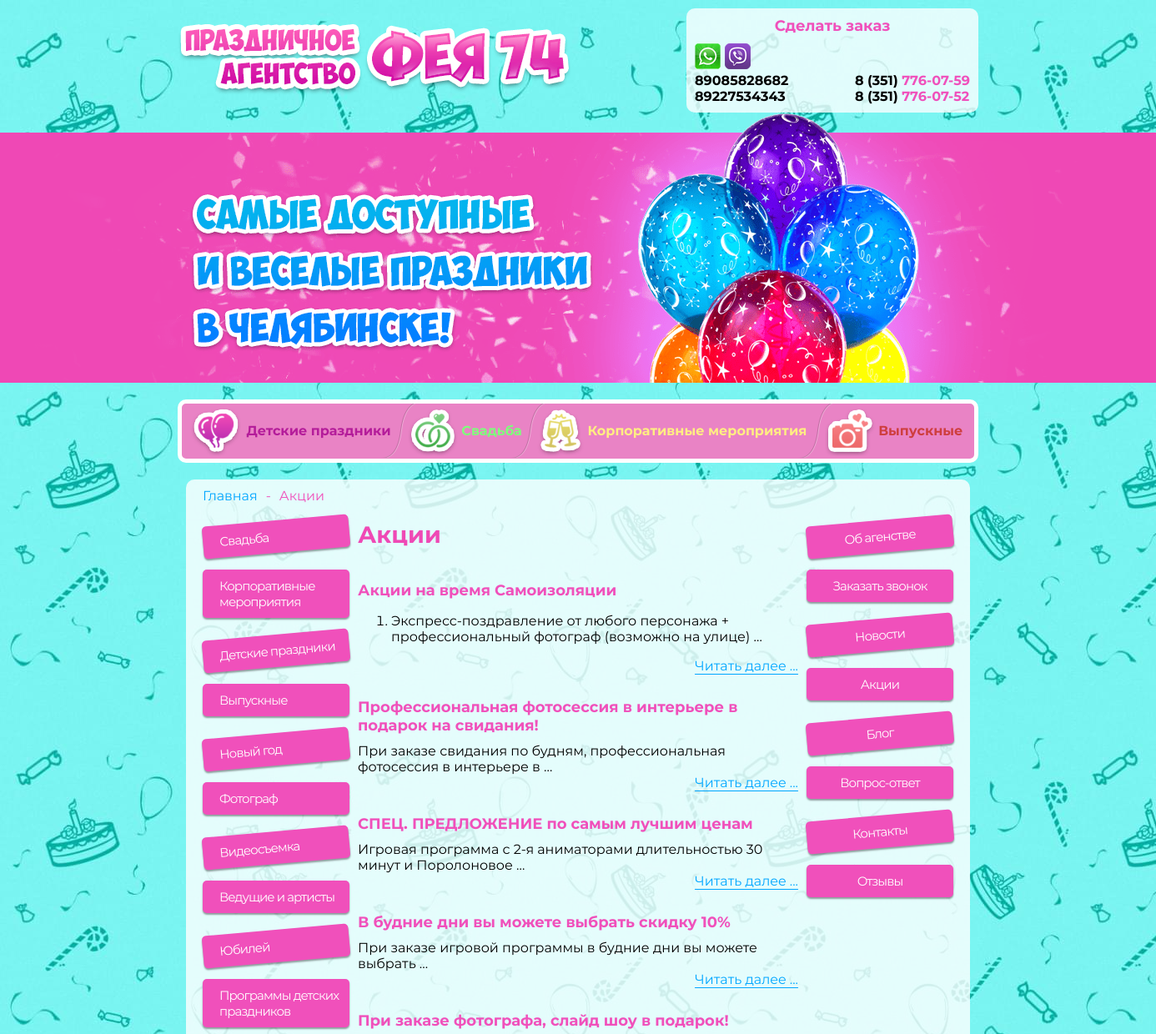
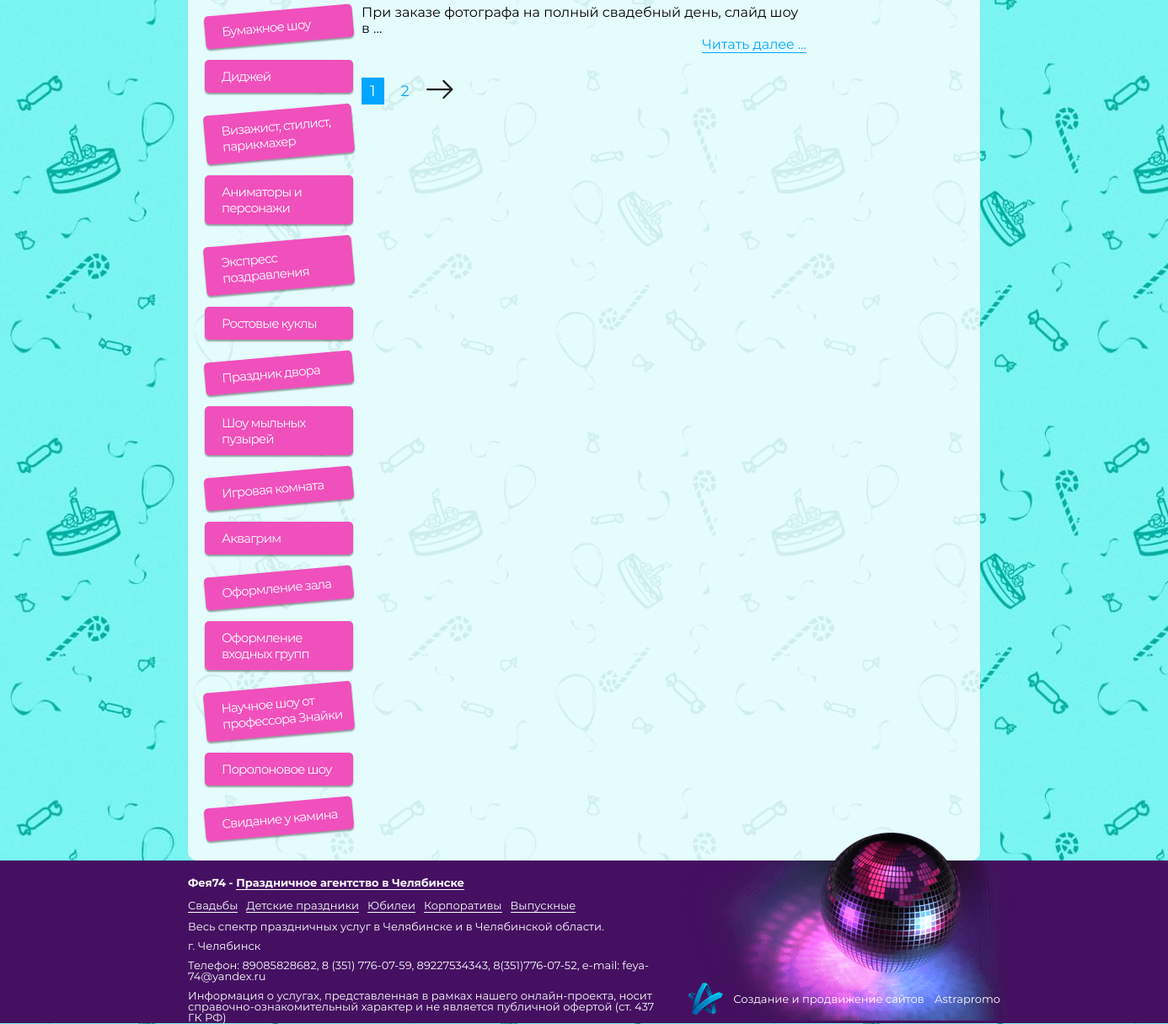
Page /promotions/ on the committed database (2 pictures, top to bottom).
### pages/models.py (models this page shows, shortened)
class TopMenuItem(models.Model):
    banner_bg = models.ImageField('Картинка баннера',upload_to='banner/', blank=False, null=True)
    name = models.CharField('Название пункта', max_length=255, blank=False, null=True)
    event_url = models.ForeignKey(EventPage, on_delete=models.SET_NULL, blank=True, null=True,
                                   verbose_name='Ссылка на мероприятие')
    custom_url = models.CharField('Ссылка(без указания домена)', max_length=100, blank=True, null=True)
    is_active = models.BooleanField('Отображать ?', default=True)
    class Meta:
        verbose_name = "Пункт верхнего меню"
        verbose_name_plural = "Пункты верхнего меню"

class LeftMenuItem(models.Model):
    icon = models.ImageField('Иконка',upload_to='menu_icons/', blank=False, null=True)
    event_url = models.ForeignKey(EventPage, on_delete=models.SET_NULL, blank=True, null=True,
                                   verbose_name='Ссылка на мероприятие')
    custom_url = models.CharField('Ссылка(без указания домена)', max_length=100, blank=True, null=True)
    is_active = models.BooleanField('Отображать ?', default=True)
    class Meta:
        verbose_name = "Пункт левого меню"
        verbose_name_plural = "Пункты левого меню"

class RightMenuItem(models.Model):
    name = models.CharField('Название пункта (указывать если используется Ссылка(без указания домена))', max_length=255, blank=True, null=True)
    static_url = models.ForeignKey(StaticPage, on_delete=models.SET_NULL, blank=True, null=True,
                                   verbose_name='Ссылка на статическую страницу')
    custom_url = models.CharField('Ссылка(без указания домена)', max_length=100, blank=True, null=True)
    is_callback = models.BooleanField('Кнопка заказать звонок ?', default=False)
    is_active = models.BooleanField('Отображать ?', default=True)
    class Meta:
        verbose_name = "Пункт правого меню"
        verbose_name_plural = "Пункты правого меню"

class StaticPage(models.Model):
    name = models.CharField('Название страницы', max_length=255, blank=False, null=True)
    auto_slug = models.BooleanField('Создать ЧПУ ?', default=True)
    name_slug = models.CharField(max_length=255, blank=True, null=True)
    is_home_page = models.BooleanField('Главная страница ?', default=False)
    content = RichTextUploadingField('Основной контент', blank=True, null=True)
    class Meta:
        verbose_name = "Статическая страница"
        verbose_name_plural = "Статические страницы"

### events_content/models.py (models this page shows, shortened)
class EventPage(models.Model):
    name = models.CharField('Название страницы', max_length=255, blank=False, null=True)
    auto_slug = models.BooleanField('Создать ЧПУ ?', default=True)
    name_slug = models.CharField(max_length=255, blank=True, null=True)
    content = RichTextUploadingField('Основной контент', blank=True, null=True)
    page_title = models.CharField('Название страницы SEO', max_length=255, blank=True, null=True)
    page_description = models.TextField('Описание страницы SEO', blank=True, null=True)
    page_keywords = models.TextField('Keywords SEO', blank=True, null=True)
    top_menu = models.ManyToManyField('pages.TopMenuItem',
                                 blank=True,
                                 verbose_name='Показывать в меню'
                                 ,related_name='event_items')
    class Meta:
        verbose_name = "Мероприятие"
        verbose_name_plural = "Мероприятия"

### promotions/models.py (models this page shows, shortened)
class Promotion(models.Model):
    name = models.CharField('Название акции', max_length=255, blank=False, null=True)
    auto_slug = models.BooleanField('Создать ЧПУ ?', default=True)
    name_slug = models.CharField(max_length=255, blank=True, null=True,editable=False)
    preview = models.ImageField('Картинка превью', upload_to='promotions/', blank=False, null=True)
    main_img = models.ImageField('Картинка акции', upload_to='promotions/', blank=False, null=True)
    page_title = models.CharField('Название страницы SEO', max_length=255, blank=True, null=True)
    page_description = models.TextField('Описание страницы SEO', blank=True, null=True)
    page_keywords = models.TextField('Keywords SEO', blank=True, null=True)
    content = RichTextUploadingField('Основной контент', blank=True, null=True)
    is_active = models.BooleanField('Отображать ?', default=True)
    class Meta:
        verbose_name = "Акция"
        verbose_name_plural = "Акции"

### promotions/views.py (the view)
# urls.py: path('', views.promotions_page, name='promotions_page'),
def promotions_page(request):
    allNews_temp = Promotion.objects.filter(is_active=True).order_by('-id')
    articlePaginator = Paginator(allNews_temp, 5)
    try:
        allNews = articlePaginator.get_page(request.GET.get('page'))
    except PageNotAnInteger:
        allNews = articlePaginator.page(1)
    except EmptyPage:
        allNews = articlePaginator.page(articlePaginator.num_pages)
    title = 'Акции | Праздничное агентство «Фея74» - организация и проведение праздников в Челябинске'
    description = 'Праздничное агентство «Фея74» предлагает весь комплекс услуг по организации и проведении Ваших праздников в Челябинске уже более 7 лет, команда «Фея74» – это опытные, креативные профессионалы своего дела.'
    keywords = 'праздничное агентство, организация праздников, проведение праздников, праздничное агентство в челябинске, проведение праздников в челябинске'
    return render(request, 'pages/promotions.html', locals())

### pages/context_processors.py (called while the page is built)
def side_menus(request):
    leftMenu = LeftMenuItem.objects.filter(is_active=True)
    rightMenu = RightMenuItem.objects.filter(is_active=True)
    topMenu = TopMenuItem.objects.all()
    return locals()

### templates/pages/promotions.html (shortened to what this page needs)
{% extends 'basic.html' %}
{% load static %}
{% block content %}
    <main>
        <section class="main-content">
            <div class="container">
                <div class="main-content_wrapper">
                    <div class="breadcrumbs">
                        <ul class="breadcrumbs-wrapper">
                            <li class="breadcrumbs-item"><a class="breadcrumbs-link" href="/">Главная</a></li>
                            <li class="breadcrumbs-item">Акции</li>
                        </ul>
                    </div>
                    <div class="main-content__inner">
                        {% include 'pages/left-menu.html' %}
                        <div class="main-content__center">
                            <div style="margin-bottom: 20px" class="content">
                                <div class="content-title">
                                    <h1>Акции</h1>
                                </div>
                            </div>
                            <div class="news-wrapper">
                                {% for newsItem in allNews %}
                                    <div class="news-item">
                                        <div class="news-item-img">
                                        </div>
                                        <p class="news-item-title">
                                            {{ newsItem.name }}
                                        </p>
                                        {{ newsItem.content | truncatewords_html:10 | safe }}
                                        <p class="news-item-more">
                                            <a href="{% url 'promotion_page' newsItem.name_slug %}">Читать далee ...</a>
                                        </p>
                                    </div>
                                {% endfor %}
                            </div>
                            {% if allNews.paginator.num_pages > 1  %}
                                <div class="pagination">
                                    <ul class="pagination-ul">
                                        {% for pg in allNews.paginator.page_range %}
                                            {% if allNews.number == pg %}
                                                <li class="pagination-active">{{pg}}</li>
                                            {% elif pg > allNews.number|add:'-6' and pg < allNews.number|add:'6' %}
                                                <li><a class="pagination-link" href="?{% if pg > 1 %}page={{ pg }}{% endif %}">{{pg}}</a></li>
                                            {% endif %}
                                        {% endfor %}
                                    </ul>
                                    {% if allNews.has_next %}
                                        <a href="?page={{ allNews.paginator.num_pages }}" class="pagination-arrow">
                                        </a>
                                    {% endif %}
                                </div>
                            {% endif %}
                        </div>
                        {% include 'pages/right-menu.html' %}
                    </div>
                </div>
            </div>
        </section>
    </main>
{% endblock %}

### templates/header.html (shortened to what this page needs)
{% load static %}
<header class="header">
  <div class="header__top">
    <div class="header__top-logo">
      <a href="/"><img src="{% static 'images/logo.png' %}" alt=""></a>
    </div>
    <div class="header__top-call">
      <p class="header__top-call-title">Сделать заказ</p>
      <div class="header__top-call-wrapper">
        <div class="header__top-call-messengers">
          <img src="{% static 'images/icon_watsapp.png' %}" alt="">
          <img src="{% static 'images/icon_viber.png' %}" alt="">
          <p class="header__top-call-messengers">89085828682</p>
          <p class="header__top-call-messengers">89227534343</p>
        </div>
        <div class="header__top-call-phones">
          <p class="header__top-call-phones-item ">8 (351) <span>776-07-59</span></p>
          <p class="header__top-call-phones-item">8 (351) <span>776-07-52</span></p>
        </div>
      </div>
    </div>
  </div>
  <div id="banner" class="header__banner" style="background: url({% static 'images/b1.png' %})"></div>
  <nav class="header__menu">
    <ul class="header__menu-wrapper">
        {% for topItem in topMenu %}
      <li class="header__menu-item"><a  onmouseover="changeBanner('{{ topItem.banner_bg.url }}','{{ topItem.id }}')" class="header__menu-link" href="{% url 'event_page' topItem.event_url.name_slug %}">{{ topItem.name }}</a>
      </li>
        {% endfor %}
    </ul>
  </nav>
</header>

### templates/pages/left-menu.html
<div class="main-content__sidemenu">
    <ul class="sidemenu">
        {% for item in leftMenu %}
            <li class="sidemenu__item">
                <a class="sidemenu__link"
                   href="{% url 'event_page' item.event_url.name_slug %}">
                    <img src="{{ item.icon.url }}" alt="">{{ item.event_url.name }}
                </a>
            </li>
        {% endfor %}
    </ul>
</div>

### templates/pages/right-menu.html
<div class="main-content__sidemenu">
    <ul class="sidemenu">
        {% for item in rightMenu %}
            <li class="sidemenu__item">
            {% if not item.is_callback %}
                {% if item.static_url %}
                    <a style="justify-content: center;" class="sidemenu__link"
                       href="{% url 'static_page' item.static_url.name_slug %}">
                        {{ item.static_url.name }}
                    </a>
                {% else %}
                     <a style="justify-content: center;" class="sidemenu__link"
                       href="{{ item.custom_url }}">
                        {{ item.name }}
                    </a>
                {% endif %}
            {% else %}
                 <a style="justify-content: center;" class="sidemenu__link"
                   href="">
                   Заказать звонок
                </a>
            {% endif %}
            </li>
        {% endfor %}
    </ul>
</div>

### templates/basic.html (style rules this page uses)
body { overflow-x: hidden; }
.content h1 { font-family: 'Montserrat Bold',sans-serif; }
.content-title h1 { font-family: 'Montserrat Bold',sans-serif; font-size: 28px; color: #ef49b5; }
.pagination-ul { display: flex; }
.pagination { display: flex; align-items: center; }
.pagination-ul li { margin-right: 10px; padding: 5px 10px; }
.pagination-link { color: #00a6ff; font-size: 18px; }
.pagination-active { font-size: 18px; background: #00a6ff; color: #ffffff; padding: 5px 10px; }
.sidemenu__link { font-size: 15px; letter-spacing: -0.9px; }

### rows in the picture
TopMenuItem: name "Детские праздники"
TopMenuItem: name "Свадьба"
TopMenuItem: name "Корпоративные мероприятия"
TopMenuItem: name "Выпускные"
LeftMenuItem: event_url.name "Свадьба"
LeftMenuItem: event_url.name "Корпоративные мероприятия"
LeftMenuItem: event_url.name "Детские праздники"
LeftMenuItem: event_url.name "Выпускные"
LeftMenuItem: event_url.name "Новый год"
LeftMenuItem: event_url.name "Фотограф"
LeftMenuItem: event_url.name "Видеосъемка"
LeftMenuItem: event_url.name "Ведущие и артисты"
LeftMenuItem: event_url.name "Юбилей"
LeftMenuItem: event_url.name "Программы детских праздников"
LeftMenuItem: event_url.name "Бумажное шоу"
LeftMenuItem: event_url.name "Диджей"
LeftMenuItem: event_url.name "Визажист, стилист, парикмахер"
LeftMenuItem: event_url.name "Аниматоры и персонажи"
LeftMenuItem: event_url.name "Экспресс поздравления"
LeftMenuItem: event_url.name "Ростовые куклы"
LeftMenuItem: event_url.name "Праздник двора"
LeftMenuItem: event_url.name "Шоу мыльных пузырей"
LeftMenuItem: event_url.name "Игровая комната"
LeftMenuItem: event_url.name "Аквагрим"
LeftMenuItem: event_url.name "Оформление зала"
LeftMenuItem: event_url.name "Оформление входных групп"
LeftMenuItem: event_url.name "Научное шоу от профессора Знайки"
LeftMenuItem: event_url.name "Поролоновое шоу"
LeftMenuItem: event_url.name "Свидание у камина"
Promotion: name "Акции на время Самоизоляции", content "Экспресс-поздравление от любого персонажа + профессиональный фотограф (возможно на улице) …"
Promotion: name "Профессиональная фотосессия в интерьере в подарок на свидания!", content "При заказе свидания по будням, профессиональная фотосессия в интерьере в …"
Promotion: name "СПЕЦ. ПРЕДЛОЖЕНИЕ по самым лучшим ценам", content "Игровая программа с 2-я аниматорами длительностью 30 минут и Поролоновое …"
Promotion: name "В будние дни вы можете выбрать скидку 10%", content "При заказе игровой программы в будние дни вы можете выбрать …"
Promotion: name "При заказе фотографа, слайд шоу в подарок!", content "При заказе фотографа на полный свадебный день, слайд шоу в …"
RightMenuItem: static_url.name "Об агенстве"
RightMenuItem: is_callback "Заказать звонок"
RightMenuItem: name "Новости"
RightMenuItem: name "Акции"
RightMenuItem: name "Блог"
RightMenuItem: name "Вопрос-ответ"
RightMenuItem: static_url.name "Контакты"
RightMenuItem: name "Отзывы"

### other values in the picture
{{ pg }} "1"
{{ pg }} "2"
